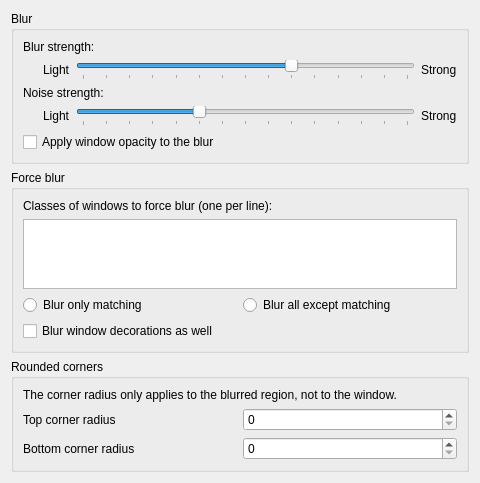
<?xml version="1.0" encoding="UTF-8"?>
<ui version="4.0">
 <class>BlurEffectConfig</class>
 <widget class="QWidget" name="BlurEffectConfig">
  <property name="geometry">
   <rect>
    <x>0</x>
    <y>0</y>
    <width>480</width>
    <height>184</height>
   </rect>
  </property>
  <layout class="QVBoxLayout">
   <item>
    <widget class="QGroupBox">
     <property name="title">
      <string>Blur</string>
     </property>
     <layout class="QVBoxLayout">
      <item>
       <widget class="QLabel" name="labelConstantBlurDescription">
        <property name="text">
         <string>Blur strength:</string>
        </property>
       </widget>
      </item>
      <item>
       <layout class="QHBoxLayout" name="horizontalLayout">
        <item>
         <spacer name="horizontalSpacer">
          <property name="orientation">
           <enum>Qt::Horizontal</enum>
          </property>
          <property name="sizeType">
           <enum>QSizePolicy::Fixed</enum>
          </property>
          <property name="sizeHint" stdset="0">
           <size>
            <width>20</width>
            <height>20</height>
           </size>
          </property>
         </spacer>
        </item>
        <item>
         <widget class="QLabel" name="labelConstantBlurLight">
          <property name="text">
           <string>Light</string>
          </property>
         </widget>
        </item>
        <item>
         <widget class="QSlider" name="kcfg_BlurStrength">
          <property name="minimum">
           <number>1</number>
          </property>
          <property name="maximum">
           <number>15</number>
          </property>
          <property name="singleStep">
           <number>1</number>
          </property>
          <property name="pageStep">
           <number>1</number>
          </property>
          <property name="value">
           <number>10</number>
          </property>
          <property name="orientation">
           <enum>Qt::Horizontal</enum>
          </property>
          <property name="tickPosition">
           <enum>QSlider::TicksBelow</enum>
          </property>
         </widget>
        </item>
        <item>
         <widget class="QLabel" name="labelConstantBlurStrong">
          <property name="text">
           <string>Strong</string>
          </property>
         </widget>
        </item>
       </layout>
      </item>
      <item>
       <widget class="QLabel" name="labelConstantNoiseDescription">
        <property name="text">
         <string>Noise strength:</string>
        </property>
       </widget>
      </item>
      <item>
       <layout class="QHBoxLayout" name="horizontalLayout_2">
        <item>
         <spacer name="horizontalSpacer_2">
          <property name="orientation">
           <enum>Qt::Horizontal</enum>
          </property>
          <property name="sizeType">
           <enum>QSizePolicy::Fixed</enum>
          </property>
          <property name="sizeHint" stdset="0">
           <size>
            <width>20</width>
            <height>20</height>
           </size>
          </property>
         </spacer>
        </item>
        <item>
         <widget class="QLabel" name="labelConstantNoiseLight">
          <property name="text">
           <string>Light</string>
          </property>
         </widget>
        </item>
        <item>
         <widget class="QSlider" name="kcfg_NoiseStrength">
          <property name="maximum">
           <number>14</number>
          </property>
          <property name="pageStep">
           <number>5</number>
          </property>
          <property name="value">
           <number>5</number>
          </property>
          <property name="orientation">
           <enum>Qt::Horizontal</enum>
          </property>
          <property name="tickPosition">
           <enum>QSlider::TicksBelow</enum>
          </property>
          <property name="tickInterval">
           <number>1</number>
          </property>
         </widget>
        </item>
        <item>
         <widget class="QLabel" name="labelConstantNoiseStrong">
          <property name="text">
           <string>Strong</string>
          </property>
         </widget>
        </item>
       </layout>
      </item>
      <item>
       <spacer name="verticalSpacer">
        <property name="orientation">
         <enum>Qt::Vertical</enum>
        </property>
        <property name="sizeHint" stdset="0">
         <size>
          <width>0</width>
          <height>0</height>
         </size>
        </property>
       </spacer>
      </item>
      <item>
       <widget class="QCheckBox" name="kcfg_TransparentBlur">
        <property name="text">
         <string>Apply window opacity to the blur</string>
        </property>
       </widget>
      </item>
     </layout>
    </widget>
   </item>
   <item>
    <widget class="QGroupBox">
     <property name="title">
      <string>Force blur</string>
     </property>
     <layout class="QVBoxLayout">
      <item>
       <widget class="QLabel">
        <property name="text">
         <string>Classes of windows to force blur (one per line):</string>
        </property>
       </widget>
      </item>
      <item>
       <widget class="QPlainTextEdit" name="kcfg_WindowClasses">
       </widget>
      </item>
      <item>
       <layout class="QHBoxLayout" name="layoutMatchingMode">
        <item>
         <widget class="QRadioButton" name="kcfg_BlurMatching">
          <property name="text">
           <string>Blur only matching</string>
          </property>
         </widget>
        </item>
        <item>
         <widget class="QRadioButton" name="kcfg_BlurNonMatching">
          <property name="text">
           <string>Blur all except matching</string>
          </property>
         </widget>
        </item>
       </layout>
      </item>
      <item>
       <widget class="QCheckBox" name="kcfg_BlurDecorations">
        <property name="text">
         <string>Blur window decorations as well</string>
        </property>
       </widget>
      </item>
     </layout>
    </widget>
   </item>
   <item>
    <widget class="QGroupBox">
     <property name="title">
      <string>Rounded corners</string>
     </property>
     <layout class="QVBoxLayout">
      <item>
       <widget class="QLabel">
        <property name="text">
         <string>The corner radius only applies to the blurred region, not to the window.</string>
        </property>
       </widget>
      </item>
      <item>
       <layout class="QHBoxLayout">
        <item>
         <widget class="QLabel">
          <property name="text">
           <string>Top corner radius</string>
          </property>
         </widget>
        </item>
        <item>
         <widget class="QSpinBox" name="kcfg_TopCornerRadius">
          <property name="minimum">
           <number>0</number>
          </property>
         </widget>
        </item>
       </layout>
      </item>
      <item>
       <layout class="QHBoxLayout">
        <item>
         <widget class="QLabel">
          <property name="text">
           <string>Bottom corner radius</string>
          </property>
         </widget>
        </item>
        <item>
         <widget class="QSpinBox" name="kcfg_BottomCornerRadius">
          <property name="minimum">
           <number>0</number>
          </property>
         </widget>
        </item>
       </layout>
      </item>
     </layout>
    </widget>
   </item>
  </layout>
 </widget>
 <resources/>
 <connections/>
</ui>
